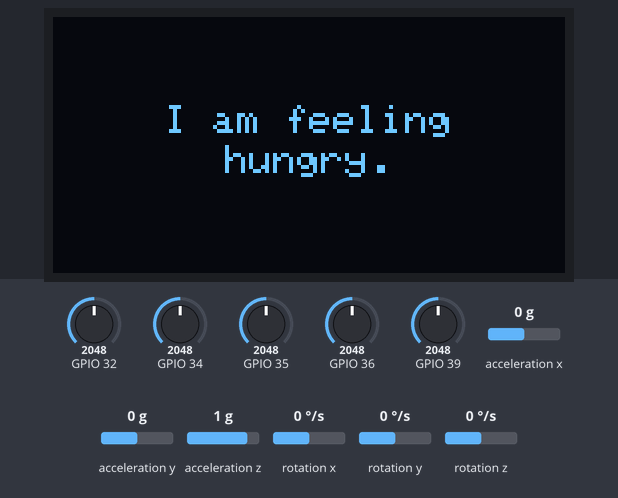
The sketch below on a simulated ESP32. On the bench: 128×64 one-colour display. Wiring (inferred from the names in the program): MPU-6050 motion sensor at I2C address 0x68. Inputs (shaded band) come from the test bench; at power-on: GPIO 32 = 2048, GPIO 34 = 2048, GPIO 35 = 2048, GPIO 36 = 2048, GPIO 39 = 2048, acceleration x 0 g, acceleration y 0 g, acceleration z 1 g, rotation x 0 °/s, rotation y 0 °/s, rotation z 0 °/s (analog values on the 0–4095 scale). What the sketch prints to the serial monitor is not drawn.

Above: at 1.6 s.
1.7 s: GPIO 32 set to 616
3.2 s: GPIO 32 set to 541
At 4.0 s:
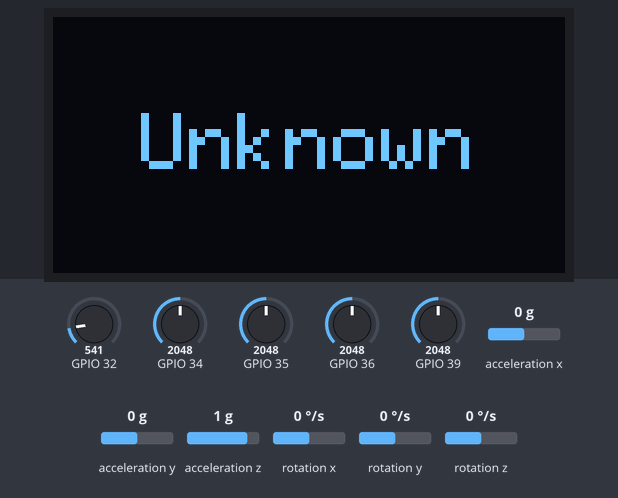
5.0 s: GPIO 34 set to 547
6.9 s: GPIO 34 set to 480
At 8.0 s:
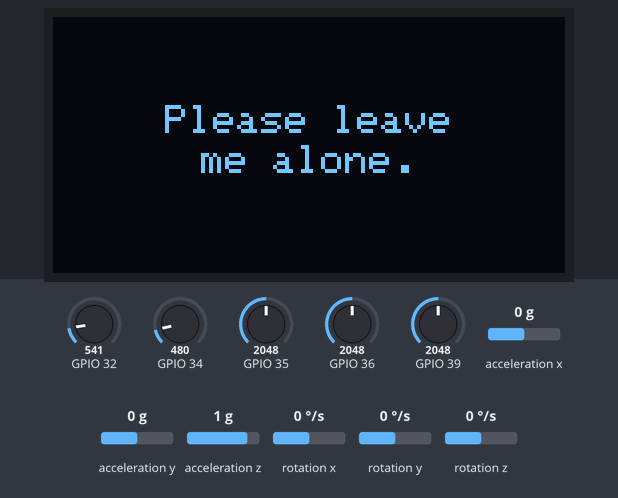
8.6 s: GPIO 35 set to 559
10.1 s: GPIO 35 set to 491
At 11.4 s:
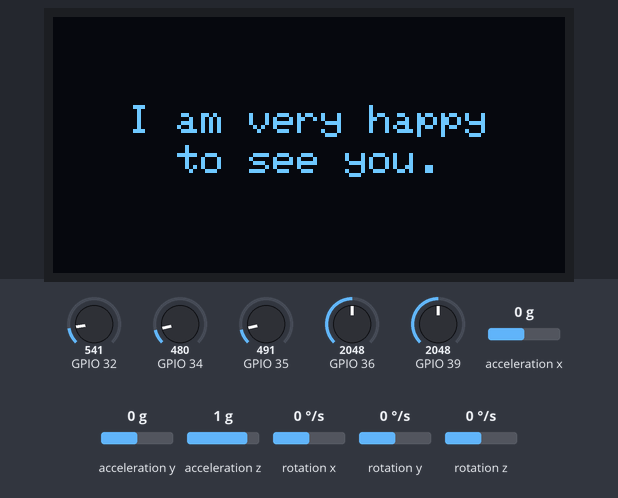
Timing chart, 0 to 12.9 s (numbered marks = the images above; inputs shaded):
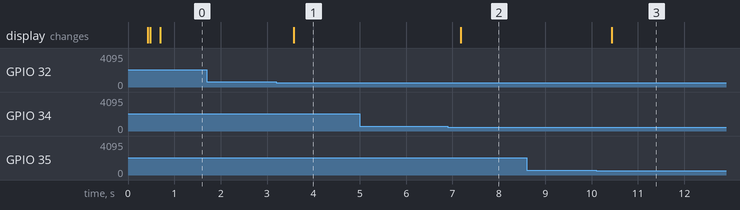

Measured:
- the behaviour switches between 563 and 562 on GPIO 32 (found by bisection; images 0 and 1)
- the behaviour switches between 501 and 500 on GPIO 34 (found by bisection; images 1 and 2)
- the behaviour switches between 519 and 518 on GPIO 35 (found by bisection; images 2 and 3)
- after the input at 1.7 s, every drawn part: stays the same
- after the input at 3.2 s, the display: changes after 0.37 s (image 1)
- after the input at 5.0 s, every drawn part: stays the same
- after the input at 6.9 s, the display: changes after 0.27 s (image 2)
- after the input at 8.6 s, every drawn part: stays the same
- after the input at 10.1 s, the display: changes after 0.33 s (image 3)

The sketch:

Sign2Speech_V2.ino
```cpp
// Sign2Speech V2 - ESP32 glove firmware.
// GENERATED by Sign2Speech V2 Studio (fingerprint 12051b3753f7). Board: "ESP32 Dev Module".
//
// Hardware (locked by hardware_lock.h):
//   Flex  Thumb D32, Index D35, Middle D34, Ring VN(39), Little VP(36)  - one divider each
//   OLED  SSD1306 on its own I2C bus  (Wire1): SDA D18, SCL D19, address 0x3C or 0x3D
//   MPU   MPU6050 on a separate bus   (Wire) : SDA D22, SCL D21, address 0x68
// No audio hardware: the laptop speaks the recognized gesture (Studio, over USB serial).
//
// Serial (115200 baud):
//   data lines  Flex1..Flex5,AccelX,AccelY,AccelZ,GyroX,GyroY,GyroZ   (raw ADC, g, deg/s) at 50 Hz
//   status      lines starting with '#', e.g. "# GESTURE: HELLO" once per accepted gesture
//   commands    STATUS | I2C | ADC | PING | HOST | SHOW <NAME>[|<sentence>] | UNKNOWN | CLEAR (= Waiting...)
//   The OLED shows only the sentence of an accepted gesture (no gesture name, no label).
//
// Recognition on the ESP32: calibration -> OPEN/BENT (hysteresis) -> finger-pattern
// match against the enabled gesture table -> hold HOLD_SAMPLES frames -> accepted once.
// While the Studio is connected it sends HOST / SHOW <NAME>, and the OLED shows the
// Studio's live result (which also covers gestures created after this firmware was built).

#include <Arduino.h>
#include <Wire.h>
#include <Adafruit_GFX.h>
#include <Adafruit_SSD1306.h>

#include "config.h"
#include "hardware_lock.h"
#include "gestures.h"

#if defined(ESP_ARDUINO_VERSION_MAJOR) && ESP_ARDUINO_VERSION_MAJOR >= 3
#include "esp32-hal-periman.h"
#define HAVE_PERIMAN 1
#else
#define HAVE_PERIMAN 0
#endif

// ---- Two separate I2C buses ---------------------------------------------------
static_assert(MPU_I2C_PORT == 0 && OLED_I2C_PORT == 1, "MPU6050 uses Wire (port 0), OLED uses Wire1 (port 1)");
TwoWire& mpuWire = Wire;    // I2C port 0: SDA 22 / SCL 21
TwoWire& oledWire = Wire1;  // I2C port 1: SDA 18 / SCL 19
Adafruit_SSD1306 display(OLED_WIDTH, OLED_HEIGHT, &oledWire, -1);

// ---- State ------------------------------------------------------------------------
struct Imu {
  float accel[3];
  float gyro[3];
};

bool g_oledOk = false;
uint8_t g_oledAddr = 0;
bool g_mpuOk = false;
uint8_t g_whoAmI = 0;
char g_mpuError[72] = "not initialized";

uint16_t g_raw[FLEX_COUNT];
uint16_t g_hist[FLEX_COUNT][FLEX_FILTER_WINDOW];
uint32_t g_sum[FLEX_COUNT];
uint8_t g_histCount = 0, g_histNext = 0;
float g_filtered[FLEX_COUNT];
int8_t g_state[FLEX_COUNT] = {-1, -1, -1, -1, -1};  // -1 unknown, 0 OPEN, 1 BENT

int g_candidate = -2;       // -2 none yet, -1 no unique match, >=0 gesture index
uint16_t g_count = 0;
int g_latched = -1;
uint16_t g_away = 0;

bool g_hostMode = false;
uint32_t g_lastHostMs = 0;
char g_cmd[160];   // SHOW <NAME>|<sentence> from the Studio
uint8_t g_cmdLen = 0;
uint32_t g_nextSampleMs = 0, g_nextHeartbeatMs = 0, g_nextMpuRetryMs = 0;

// ---- MPU6050 (register access on mpuWire; no IMU library) -------------------
uint8_t mpuWrite(uint8_t reg, uint8_t value) {
  mpuWire.beginTransmission(MPU_ADDRESS);
  mpuWire.write(reg);
  mpuWire.write(value);
  return mpuWire.endTransmission();
}

uint8_t mpuRead(uint8_t reg, uint8_t* buf, uint8_t len) {
  mpuWire.beginTransmission(MPU_ADDRESS);
  mpuWire.write(reg);
  uint8_t err = mpuWire.endTransmission(false);
  if (err != 0) return err;
  if (mpuWire.requestFrom((uint16_t)MPU_ADDRESS, (size_t)len, true) != len) return 0xFE;
  for (uint8_t i = 0; i < len; i++) buf[i] = (uint8_t)mpuWire.read();
  return 0;
}

bool mpuInit() {
  uint8_t who = 0;
  uint8_t err = mpuRead(0x75, &who, 1);
  if (err != 0) {
    snprintf(g_mpuError, sizeof(g_mpuError), "no answer at 0x%02X on SDA=%d SCL=%d (I2C error %u)", MPU_ADDRESS,
             MPU_SDA_PIN, MPU_SCL_PIN, err);
    return g_mpuOk = false;
  }
  g_whoAmI = who;
  const uint8_t init[][2] = {{0x6B, 0x01}, {0x1A, 0x03}, {0x19, 4}, {0x1B, 0x00}, {0x1C, 0x00}};
  for (auto& s : init) {
    if ((err = mpuWrite(s[0], s[1])) != 0) {
      snprintf(g_mpuError, sizeof(g_mpuError), "config write failed (I2C error %u)", err);
      return g_mpuOk = false;
    }
  }
  delay(20);
  // WHO_AM_I alone is not the test (this glove's module reports 0x70): the device
  // counts as working when its accelerometer/gyro registers can really be read.
  uint8_t data[14];
  if ((err = mpuRead(0x3B, data, sizeof(data))) != 0) {
    snprintf(g_mpuError, sizeof(g_mpuError), "data registers unreadable (I2C error %u)", err);
    return g_mpuOk = false;
  }
  bool allOnes = true;
  for (uint8_t b : data) allOnes = allOnes && b == 0xFF;
  if (allOnes) {
    snprintf(g_mpuError, sizeof(g_mpuError), "data registers read 0xFF: check SDA/SCL wiring");
    return g_mpuOk = false;
  }
  g_mpuError[0] = '\0';
  return g_mpuOk = true;
}

bool mpuSample(Imu& out) {
  uint8_t d[14];
  if (!g_mpuOk || mpuRead(0x3B, d, sizeof(d)) != 0) {
    if (g_mpuOk) {
      g_mpuOk = false;
      snprintf(g_mpuError, sizeof(g_mpuError), "read failed");
      Serial.println("# MPU6050: ERROR read failed");
    }
    for (int i = 0; i < 3; i++) out.accel[i] = out.gyro[i] = 0.0f;  // reported as ERROR, not as data
    return false;
  }
  for (int i = 0; i < 3; i++) {
    out.accel[i] = (int16_t)((d[i * 2] << 8) | d[i * 2 + 1]) / 16384.0f;    // +-2 g
    out.gyro[i] = (int16_t)((d[8 + i * 2] << 8) | d[9 + i * 2]) / 131.0f;   // +-250 deg/s
  }
  return true;
}

// ---- OLED (oledWire only) ------------------------------------------------------
bool i2cPresent(TwoWire& bus, uint8_t addr) {
  bus.beginTransmission(addr);
  return bus.endTransmission() == 0;
}

void oledText(const char* top, const char* big) {
  if (!g_oledOk) return;
  display.clearDisplay();
  display.setTextColor(SSD1306_WHITE);
  display.setTextSize(1);
  display.setCursor(0, 0);
  display.println(top);
  display.setTextSize(strlen(big) <= 10 ? 2 : 1);
  display.setCursor(0, 24);
  display.println(big);
  display.display();
}

#define OLED_CHARS 21      // text size 1: 6 px per character on 128 px
#define OLED_WRAP_CHARS 16 // text size 1: preferred line width for readable sentences
#define OLED_BIG_CHARS 10  // text size 2: 12 px per character
#define OLED_LINES 8       // text size 1: 8 px per line on 64 px

// Word-wraps `p` into lines of at most `width` characters, breaking inside a word only when that word
// alone is longer than a line. Returns the line count; when `lines` is non-null, line i (of the first
// OLED_LINES) is written to lines + i * (OLED_CHARS + 1).
uint8_t wrapText(const char* p, size_t width, char* lines) {
  uint8_t n = 0;
  while (*p) {
    while (*p == ' ') p++;
    if (!*p) break;
    size_t take = strlen(p);
    if (take > width) {  // break at the last space within `width` characters
      size_t cut = width;
      while (cut > 0 && p[cut] != ' ') cut--;
      take = cut > 0 ? cut : width;
    }
    size_t len = take;
    while (len > 0 && p[len - 1] == ' ') len--;
    if (lines && n < OLED_LINES) {
      char* line = lines + n * (OLED_CHARS + 1);
      memcpy(line, p, len);
      line[len] = '\0';
    }
    n++;
    p += take;
  }
  return n;
}

// Draws `text` alone, centred - text size 2 when it fits on one line, else text size 1 word-wrapped
// to the 128x64 screen with balanced lines ("Please give me" / "some water."). No label, no prefix.
// Lines prefer OLED_WRAP_CHARS; they widen (up to OLED_CHARS) for a longer word or a text that would
// not fit on OLED_LINES lines.
void oledCentered(const char* text) {
  if (!g_oledOk) return;
  const bool big = strlen(text) <= OLED_BIG_CHARS;
  size_t longest = 0;  // longest word: never narrow the lines below it (would split the word)
  for (const char* w = text; *w;) {
    size_t n = strcspn(w, " ");
    longest = n > longest ? n : longest;
    w += n;
    w += strspn(w, " ");
  }
  size_t width = big ? OLED_BIG_CHARS : OLED_WRAP_CHARS;
  if (!big && (longest > width || wrapText(text, width, nullptr) > OLED_LINES)) width = OLED_CHARS;
  const uint8_t count = wrapText(text, width, nullptr);
  while (width > longest && width > 1 && wrapText(text, width - 1, nullptr) == count) width--;
  char lines[OLED_LINES * (OLED_CHARS + 1)];
  wrapText(text, width, lines);
  const uint8_t shown = count < OLED_LINES ? count : OLED_LINES;  // a longer text is cut after line 8
  const int lineH = big ? 16 : (shown <= 6 ? 10 : 8);
  const int top = (OLED_HEIGHT - shown * lineH) / 2;
  display.clearDisplay();
  display.setTextColor(SSD1306_WHITE);
  display.setTextSize(big ? 2 : 1);
  for (uint8_t i = 0; i < shown; i++) {
    const char* line = lines + i * (OLED_CHARS + 1);
    const int textW = (int)strlen(line) * (big ? 12 : 6);
    display.setCursor(textW < OLED_WIDTH ? (OLED_WIDTH - textW) / 2 : 0, top + i * lineH);
    display.println(line);
  }
  display.display();
}

// What the OLED shows: Waiting... (no data / no recognition yet), Unknown (real hand shape that
// matches no gesture, held HOLD_SAMPLES frames) or the accepted gesture's mapped sentence - only the
// sentence itself, never the gesture name or a "Gesture:" label.
enum OledShown { OLED_OTHER, OLED_WAITING, OLED_UNKNOWN };
OledShown g_oledShown = OLED_OTHER;

void oledIdle() {  // Waiting...
  if (g_oledShown == OLED_WAITING) return;
  g_oledShown = OLED_WAITING;
  oledCentered("Waiting...");
}

void oledUnknown() {
  if (g_oledShown == OLED_UNKNOWN) return;
  g_oledShown = OLED_UNKNOWN;
  oledCentered("Unknown");
}

// An accepted gesture: only its mapped sentence (the name only if it has no sentence).
void oledGesture(const char* name, const char* text = "") {
  g_oledShown = OLED_OTHER;
  oledCentered(text && *text ? text : name);
}

bool oledInit() {
  g_oledAddr = 0;
  if (i2cPresent(oledWire, OLED_ADDR_PRIMARY)) g_oledAddr = OLED_ADDR_PRIMARY;
  else if (i2cPresent(oledWire, OLED_ADDR_SECONDARY)) g_oledAddr = OLED_ADDR_SECONDARY;
  if (g_oledAddr == 0) return g_oledOk = false;
  // periphBegin=false: oledWire was already started on SDA 18 / SCL 19.
  g_oledOk = display.begin(SSD1306_SWITCHCAPVCC, g_oledAddr, true, false);
  if (g_oledOk) oledText(FIRMWARE_NAME, "Ready");
  return g_oledOk;
}

// ---- Flex sensors -----------------------------------------------------------------
bool adcAttached(uint8_t pin) {
#if HAVE_PERIMAN
  return perimanGetPinBusType(pin) == ESP32_BUS_TYPE_ADC_ONESHOT;
#else
  (void)pin;
  return true;
#endif
}

void readFlex() {
  for (uint8_t i = 0; i < FLEX_COUNT; i++) {
    uint32_t s = 0;
    for (uint8_t n = 0; n < FLEX_OVERSAMPLE; n++) s += analogRead(FLEX_PINS[i]);
    g_raw[i] = (uint16_t)(s / FLEX_OVERSAMPLE);
    if (g_histCount == FLEX_FILTER_WINDOW) g_sum[i] -= g_hist[i][g_histNext];
    g_hist[i][g_histNext] = g_raw[i];
    g_sum[i] += g_raw[i];
  }
  if (g_histCount < FLEX_FILTER_WINDOW) g_histCount++;
  g_histNext = (uint8_t)((g_histNext + 1) % FLEX_FILTER_WINDOW);
  for (uint8_t i = 0; i < FLEX_COUNT; i++) g_filtered[i] = (float)g_sum[i] / g_histCount;
}

// ---- Recognition ------------------------------------------------------------------
void updateFingerStates() {
  for (uint8_t i = 0; i < FLEX_COUNT; i++) {
    const float span = (float)(CAL_CLOSED[i] - CAL_OPEN[i]);
    float f = span == 0 ? 0.0f : (g_filtered[i] - CAL_OPEN[i]) / span;
    f = f < 0 ? 0 : (f > 1 ? 1 : f);
    if (g_state[i] == 1) g_state[i] = f < BEND_THRESHOLD - BEND_HYSTERESIS ? 0 : 1;
    else if (g_state[i] == 0) g_state[i] = f > BEND_THRESHOLD + BEND_HYSTERESIS ? 1 : 0;
    else g_state[i] = f >= BEND_THRESHOLD ? 1 : 0;
  }
}

bool patternMatches(const char* p) {
  for (uint8_t i = 0; i < FLEX_COUNT; i++) {
    if (p[i] == 'X') continue;
    if ((p[i] == 'B') != (g_state[i] == 1)) return false;
  }
  return true;
}

int matchGesture() {  // index of the unique match, -1 for none or ambiguous
  int found = -1;
  for (int g = 0; g < GESTURE_COUNT; g++) {
    if (patternMatches(GESTURES[g].pattern)) {
      if (found >= 0) return -1;  // AMBIGUOUS: never guess
      found = g;
    }
  }
  return found;
}

void recognitionStep() {
#if CALIBRATED
  if (GESTURE_COUNT == 0) return;
  updateFingerStates();
  const int m = matchGesture();
  if (g_latched >= 0) {
    if (m == g_latched) {
      g_away = 0;
      return;
    }
    if (++g_away < RELEASE_SAMPLES) return;
    g_latched = -1;
    g_away = 0;
    g_candidate = -2;
    g_count = 0;
  }
  if (m == g_candidate) {
    if (g_count < 0xFFFF) g_count++;
  } else {
    g_candidate = m;
    g_count = 1;
  }
  if (m < 0 && g_count >= HOLD_SAMPLES) {
    if (!g_hostMode) oledUnknown();  // stable real hand shape that matches no gesture (or is ambiguous)
  } else if (m >= 0 && g_count >= HOLD_SAMPLES) {
    g_latched = m;
    g_away = 0;
    Serial.printf("# GESTURE: %s\n", GESTURES[m].name);  // once per acceptance
    if (!g_hostMode) oledGesture(GESTURES[m].name, GESTURES[m].text);
  }
#endif
}

// ---- Diagnostics ------------------------------------------------------------------
void printI2cScan(const char* label, TwoWire& bus, int sda, int scl) {
  Serial.printf("# I2C %s: SDA=%d SCL=%d found", label, sda, scl);
  int n = 0;
  for (uint8_t a = 1; a < 127; a++) {
    if (i2cPresent(bus, a)) {
      Serial.printf(" 0x%02X", a);
      n++;
    }
  }
  Serial.println(n ? "" : " none");
}

void printFlexStatus() {
  readFlex();
  bool allZero = true;
  for (uint8_t i = 0; i < FLEX_COUNT; i++) allZero = allZero && g_raw[i] <= 5;
  Serial.printf("# FLEX: %s raw=%u,%u,%u,%u,%u\n", allZero ? "ERROR ALL ADC = 0 - CHECK FLEX WIRING" : "OK",
                g_raw[0], g_raw[1], g_raw[2], g_raw[3], g_raw[4]);
}

void printStatus() {
  Serial.printf("# FIRMWARE: %s %s\n", FIRMWARE_NAME, FIRMWARE_FINGERPRINT);
  Serial.printf("# ESP32: OK chip=%s rev=%d cpu=%luMHz\n", ESP.getChipModel(), ESP.getChipRevision(),
                (unsigned long)getCpuFrequencyMhz());
  Serial.printf("# PINS: FLEX=%d,%d,%d,%d,%d OLED_SDA=%d OLED_SCL=%d MPU_SDA=%d MPU_SCL=%d\n", FLEX_PINS[0],
                FLEX_PINS[1], FLEX_PINS[2], FLEX_PINS[3], FLEX_PINS[4], OLED_SDA_PIN, OLED_SCL_PIN, MPU_SDA_PIN,
                MPU_SCL_PIN);
  printFlexStatus();
  if (g_mpuOk) {
    Serial.printf("# MPU6050: OK addr=0x%02X WHO_AM_I=0x%02X%s\n", MPU_ADDRESS, g_whoAmI,
                  g_whoAmI == 0x68 ? "" : " compatible");
  } else {
    Serial.printf("# MPU6050: ERROR %s\n", g_mpuError);
  }
  if (g_oledOk) {
    Serial.printf("# OLED: OK addr=0x%02X\n", g_oledAddr);
  } else {
    Serial.printf("# OLED: ERROR not detected (scanned 0x3C 0x3D on SDA=%d SCL=%d)\n", OLED_SDA_PIN, OLED_SCL_PIN);
  }
  Serial.printf("# GESTURES: %d\n", GESTURE_COUNT);
#if CALIBRATED
  Serial.println("# RECOGNITION: FINGER_PATTERN");
#else
  Serial.println("# RECOGNITION: DISABLED not calibrated (calibrate in the Studio, then regenerate)");
#endif
  Serial.printf("# STREAM: %d Hz accel=g gyro=deg/s\n", 1000 / SAMPLE_PERIOD_MS);
  Serial.println("# READY");
}

void adcTest() {
  const uint16_t samples = 32;
  Serial.printf("# ADC TEST: samples=%u interval_us=500\n", samples);
  for (uint8_t f = 0; f < FLEX_COUNT; f++) {
    const uint8_t pin = FLEX_PINS[f];
    uint32_t sum = 0, steps = 0;
    uint16_t lo = 0xFFFF, hi = 0, prev = 0;
    for (uint16_t n = 0; n < samples; n++) {
      const uint16_t v = analogRead(pin);
      sum += v;
      if (n) steps += v > prev ? v - prev : prev - v;
      prev = v;
      lo = v < lo ? v : lo;
      hi = v > hi ? v : hi;
      delayMicroseconds(500);
    }
    Serial.printf("# ADC %s GPIO%u samples=%u min=%u max=%u avg=%lu step=%lu mv=%lu driver=%s\n", FINGER_NAMES[f],
                  pin, samples, lo, hi, (unsigned long)((sum + samples / 2) / samples),
                  (unsigned long)((steps + (samples - 1) / 2) / (samples - 1)),
                  (unsigned long)analogReadMilliVolts(pin), adcAttached(pin) ? "ATTACHED" : "NOT_ATTACHED");
  }
  Serial.println("# ADC END");
}

// ---- Commands -----------------------------------------------------------------------
void handleCommand(char* cmd) {
  while (*cmd == ' ') cmd++;
  for (char* p = cmd + strlen(cmd); p > cmd && (p[-1] == ' ' || p[-1] == '\r'); *--p = '\0') {}
  if (!*cmd) return;
  if (!strcasecmp(cmd, "STATUS")) {
    printStatus();
  } else if (!strcasecmp(cmd, "I2C")) {
    printI2cScan("OLED", oledWire, OLED_SDA_PIN, OLED_SCL_PIN);
    printI2cScan("MPU", mpuWire, MPU_SDA_PIN, MPU_SCL_PIN);
  } else if (!strcasecmp(cmd, "ADC")) {
    adcTest();
  } else if (!strcasecmp(cmd, "PING")) {
    Serial.println("# PONG");
  } else if (!strcasecmp(cmd, "HOST")) {
    g_hostMode = true;
    g_lastHostMs = millis();
  } else if (!strncasecmp(cmd, "SHOW ", 5)) {  // SHOW <NAME>[|<sentence>]
    g_hostMode = true;
    g_lastHostMs = millis();
    char* name = cmd + 5;
    char* text = strchr(name, '|');
    if (text) *text++ = '\0';
    oledGesture(name, text ? text : "");
    Serial.printf("# OLED SHOW: %s%s\n", name, g_oledOk ? "" : " (OLED not detected)");
  } else if (!strcasecmp(cmd, "CLEAR")) {  // Studio: no live data -> Waiting...
    g_lastHostMs = millis();
    oledIdle();
  } else if (!strcasecmp(cmd, "UNKNOWN")) {  // Studio: live data matches no gesture
    g_hostMode = true;
    g_lastHostMs = millis();
    oledUnknown();
  } else {
    Serial.printf("# ERR unknown command '%s'\n", cmd);
  }
}

void pollCommands() {
  while (Serial.available()) {
    const char c = (char)Serial.read();
    if (c == '\n') {
      g_cmd[g_cmdLen] = '\0';
      handleCommand(g_cmd);
      g_cmdLen = 0;
    } else if (g_cmdLen < sizeof(g_cmd) - 1) {
      g_cmd[g_cmdLen++] = c;
    }
  }
}

// ---- Arduino entry points ---------------------------------------------------------
void setup() {
  Serial.begin(SERIAL_BAUD);
  delay(300);
  analogReadResolution(12);
  for (uint8_t i = 0; i < FLEX_COUNT; i++) {
    analogRead(FLEX_PINS[i]);                         // attaches the ADC channel
    analogSetPinAttenuation(FLEX_PINS[i], ADC_11db);  // ~0-3.1 V
  }
  mpuWire.begin(MPU_SDA_PIN, MPU_SCL_PIN, I2C_CLOCK_HZ);
  oledWire.begin(OLED_SDA_PIN, OLED_SCL_PIN, I2C_CLOCK_HZ);
  delay(50);
  mpuInit();
  oledInit();
  printStatus();
  if (g_oledOk) oledIdle();
  g_nextSampleMs = millis();
  g_nextHeartbeatMs = millis() + HEARTBEAT_MS;
}

void loop() {
  pollCommands();
  const uint32_t now = millis();
  if (g_hostMode && now - g_lastHostMs > HOST_TIMEOUT_MS) {
    g_hostMode = false;  // Studio gone: OLED shows on-device recognition again
    if (g_latched >= 0) oledGesture(GESTURES[g_latched].name, GESTURES[g_latched].text);
    else oledIdle();
  }
  if (!g_mpuOk && (int32_t)(now - g_nextMpuRetryMs) >= 0) {
    g_nextMpuRetryMs = now + 2000;
    if (mpuInit()) Serial.printf("# MPU6050: OK addr=0x%02X WHO_AM_I=0x%02X\n", MPU_ADDRESS, g_whoAmI);
  }
  if ((int32_t)(now - g_nextSampleMs) >= 0) {
    g_nextSampleMs += SAMPLE_PERIOD_MS;
    if ((int32_t)(now - g_nextSampleMs) > 5 * SAMPLE_PERIOD_MS) g_nextSampleMs = now + SAMPLE_PERIOD_MS;
    readFlex();
    Imu imu;
    mpuSample(imu);
    Serial.printf("%u,%u,%u,%u,%u,%.3f,%.3f,%.3f,%.2f,%.2f,%.2f\n", g_raw[0], g_raw[1], g_raw[2], g_raw[3],
                  g_raw[4], imu.accel[0], imu.accel[1], imu.accel[2], imu.gyro[0], imu.gyro[1], imu.gyro[2]);
    recognitionStep();
  }
  if ((int32_t)(now - g_nextHeartbeatMs) >= 0) {
    g_nextHeartbeatMs = now + HEARTBEAT_MS;
    Serial.printf("# STATUS MPU6050=%s OLED=%s HOST=%d UPTIME=%lu\n", g_mpuOk ? "OK" : "ERROR",
                  g_oledOk ? "OK" : "ERROR", g_hostMode ? 1 : 0, (unsigned long)(now / 1000));
  }
}
```

Source omitted: gestures.h (1150 bytes), hardware_lock.h (2279 bytes), config.h (2212 bytes)
